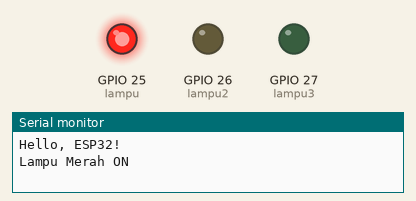
A program run on a simulated ESP32. On the bench: output pins drawn as LEDs (lit = HIGH), the last lines printed to the serial monitor.

Above: at 0.1 s.
At 47.3 s:
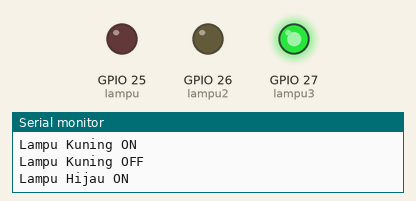
At 58.25 s:
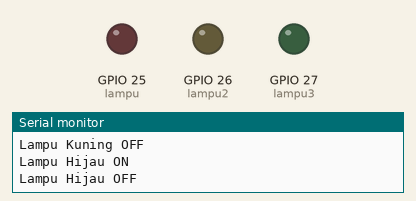
At 118.7 s:
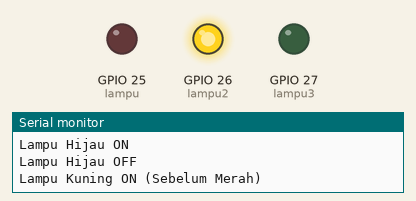
Timing chart, 0 to 122.1 s (numbered marks = the images above):
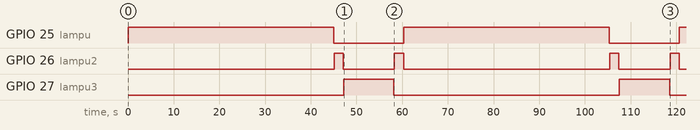

Measured:
- by itself, GPIO 25 (lampu): alternates HIGH for 45.0 s and LOW for 15.3 s
- by itself, GPIO 26 (lampu2): LOW → HIGH at 45.1 s, → LOW 2.0 s later, → HIGH 11.2 s later, → LOW 2.0 s later, … (8 changes in this stretch)
- by itself, GPIO 27 (lampu3): alternates HIGH for 11.0 s and LOW for 49.3 s

The program:

main.cpp
```cpp
#include <Arduino.h>

// Deklarasi pin lampu
int lampu = 25;  // Lampu merah
int lampu2 = 26; // Lampu kuning
int lampu3 = 27; // Lampu hijau

void setup() {
  Serial.begin(115200);
  Serial.println("Hello, ESP32!");

  // Mengatur pin sebagai output
  pinMode(lampu, OUTPUT);
  pinMode(lampu2, OUTPUT);
  pinMode(lampu3, OUTPUT);
}

void loop() {
  // Lampu merah ON
  digitalWrite(lampu, HIGH);
  Serial.println("Lampu Merah ON");
  delay(45000);
  digitalWrite(lampu, LOW);
  Serial.println("Lampu Merah OFF");
  delay(100);

  // Lampu kuning pertama ON (sebelum hijau)
  digitalWrite(lampu2, HIGH);
  Serial.println("Lampu Kuning ON");
  delay(2000);
  digitalWrite(lampu2, LOW);
  Serial.println("Lampu Kuning OFF");
  delay(100);

  // Lampu hijau ON
  digitalWrite(lampu3, HIGH);
  Serial.println("Lampu Hijau ON");
  delay(11000);
  digitalWrite(lampu3, LOW);
  Serial.println("Lampu Hijau OFF");
  delay(100);

  // Lampu kuning kedua ON (sebelum merah)
  digitalWrite(lampu2, HIGH);
  Serial.println("Lampu Kuning ON (Sebelum Merah)");
  delay(2000);
  digitalWrite(lampu2, LOW);
  Serial.println("Lampu Kuning OFF");

  // Kembali ke awal (Merah lagi)
}
```
